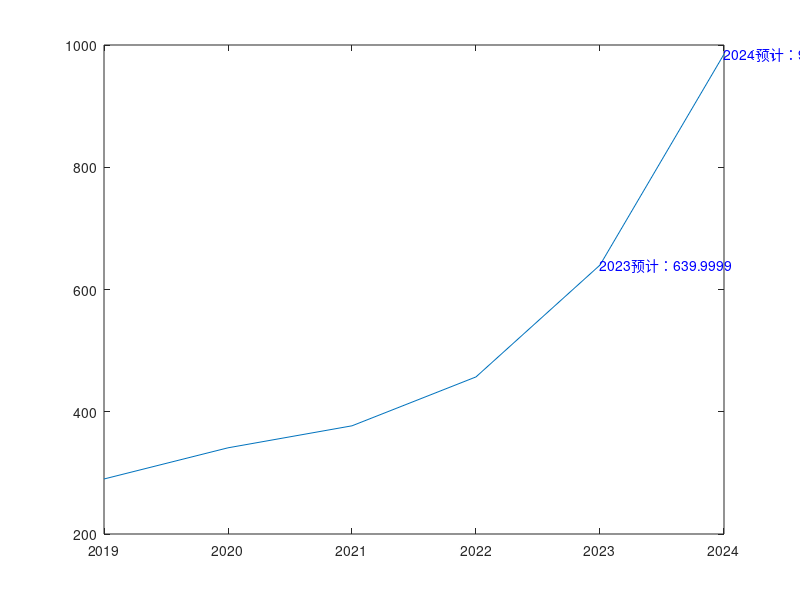

This figure's MATLAB source:
x=[2019 2020 2021 2022];
y=[290 341 377 457];

P=polyfit(x,y,3);
xa=2023;
ya=polyval(P,xa);
x=[x xa];
y=[y ya];

xi=2024;
yi=polyval(P,xi);
x=[x xi];
y=[y yi];
plot(x,y);
text(xa,ya,['2023预计：',num2str(ya)],'color','b');
text(xi,yi,['2024预计：',num2str(yi)],'color','b');




